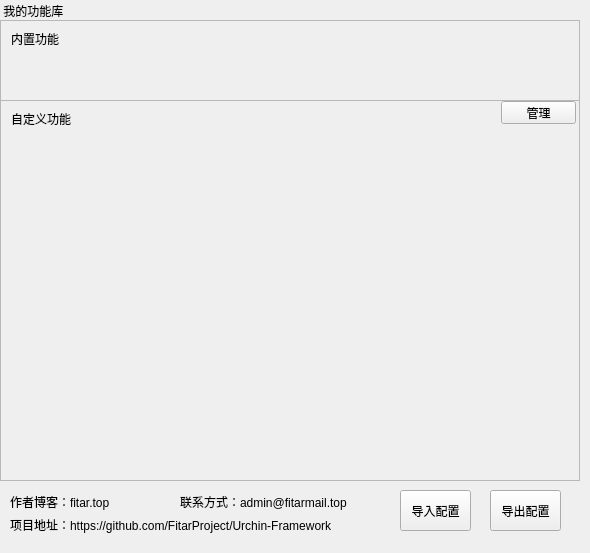
<?xml version="1.0" encoding="UTF-8"?>
<ui version="4.0">
 <class>mine_window</class>
 <widget class="QWidget" name="mine_window">
  <property name="geometry">
   <rect>
    <x>0</x>
    <y>0</y>
    <width>590</width>
    <height>553</height>
   </rect>
  </property>
  <property name="windowTitle">
   <string>我的百宝箱</string>
  </property>
  <widget class="QWidget" name="widget" native="true">
   <property name="geometry">
    <rect>
     <x>0</x>
     <y>0</y>
     <width>580</width>
     <height>540</height>
    </rect>
   </property>
   <widget class="QWidget" name="widget_2" native="true">
    <property name="geometry">
     <rect>
      <x>0</x>
      <y>484</y>
      <width>381</width>
      <height>61</height>
     </rect>
    </property>
    <widget class="QLabel" name="label_5">
     <property name="geometry">
      <rect>
       <x>10</x>
       <y>10</y>
       <width>151</width>
       <height>16</height>
      </rect>
     </property>
     <property name="text">
      <string>作者博客：fitar.top</string>
     </property>
    </widget>
    <widget class="QLabel" name="label_6">
     <property name="geometry">
      <rect>
       <x>180</x>
       <y>10</y>
       <width>201</width>
       <height>16</height>
      </rect>
     </property>
     <property name="text">
      <string>联系方式：admin@fitarmail.top</string>
     </property>
    </widget>
    <widget class="QLabel" name="label_7">
     <property name="geometry">
      <rect>
       <x>10</x>
       <y>30</y>
       <width>361</width>
       <height>21</height>
      </rect>
     </property>
     <property name="text">
      <string>项目地址：https://github.com/FitarProject/Urchin-Framework</string>
     </property>
    </widget>
   </widget>
   <widget class="QScrollArea" name="scrollArea_custom">
    <property name="geometry">
     <rect>
      <x>0</x>
      <y>100</y>
      <width>580</width>
      <height>381</height>
     </rect>
    </property>
    <property name="widgetResizable">
     <bool>true</bool>
    </property>
    <widget class="QWidget" name="scrollAreaWidgetContents_custom">
     <property name="geometry">
      <rect>
       <x>0</x>
       <y>0</y>
       <width>578</width>
       <height>379</height>
      </rect>
     </property>
     <widget class="QLabel" name="label_4">
      <property name="geometry">
       <rect>
        <x>10</x>
        <y>10</y>
        <width>70</width>
        <height>15</height>
       </rect>
      </property>
      <property name="text">
       <string>自定义功能</string>
      </property>
     </widget>
     <widget class="QPushButton" name="button_manage">
      <property name="geometry">
       <rect>
        <x>500</x>
        <y>0</y>
        <width>75</width>
        <height>23</height>
       </rect>
      </property>
      <property name="text">
       <string>管理</string>
      </property>
     </widget>
    </widget>
   </widget>
   <widget class="QLabel" name="label_2">
    <property name="geometry">
     <rect>
      <x>0</x>
      <y>0</y>
      <width>71</width>
      <height>21</height>
     </rect>
    </property>
    <property name="text">
     <string> 我的功能库</string>
    </property>
   </widget>
   <widget class="QScrollArea" name="scrollArea">
    <property name="geometry">
     <rect>
      <x>0</x>
      <y>20</y>
      <width>580</width>
      <height>81</height>
     </rect>
    </property>
    <property name="widgetResizable">
     <bool>true</bool>
    </property>
    <widget class="QWidget" name="scrollAreaWidgetContents">
     <property name="geometry">
      <rect>
       <x>0</x>
       <y>0</y>
       <width>578</width>
       <height>79</height>
      </rect>
     </property>
     <widget class="QLabel" name="label_3">
      <property name="geometry">
       <rect>
        <x>10</x>
        <y>10</y>
        <width>50</width>
        <height>15</height>
       </rect>
      </property>
      <property name="text">
       <string>内置功能</string>
      </property>
     </widget>
    </widget>
   </widget>
   <widget class="QPushButton" name="button_export">
    <property name="geometry">
     <rect>
      <x>490</x>
      <y>490</y>
      <width>71</width>
      <height>41</height>
     </rect>
    </property>
    <property name="text">
     <string>导出配置</string>
    </property>
   </widget>
   <widget class="QPushButton" name="button_import">
    <property name="geometry">
     <rect>
      <x>400</x>
      <y>490</y>
      <width>71</width>
      <height>41</height>
     </rect>
    </property>
    <property name="text">
     <string>导入配置</string>
    </property>
   </widget>
  </widget>
 </widget>
 <resources/>
 <connections/>
</ui>
